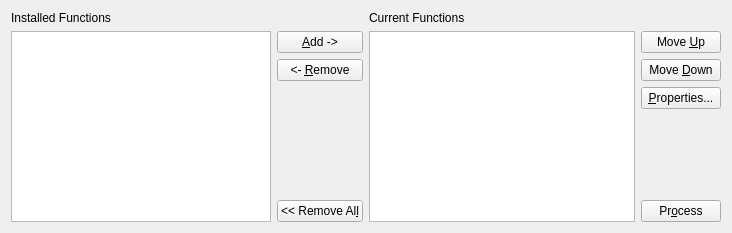
<?xml version="1.0" encoding="UTF-8"?>
<ui version="4.0">
 <class>FunctionWidget</class>
 <widget class="QWidget" name="FunctionWidget">
  <property name="geometry">
   <rect>
    <x>0</x>
    <y>0</y>
    <width>732</width>
    <height>233</height>
   </rect>
  </property>
  <property name="minimumSize">
   <size>
    <width>0</width>
    <height>233</height>
   </size>
  </property>
  <property name="windowTitle">
   <string>Form</string>
  </property>
  <layout class="QHBoxLayout" name="horizontalLayout_3">
   <item>
    <layout class="QVBoxLayout" name="verticalLayout_3">
     <item>
      <widget class="QLabel" name="label">
       <property name="text">
        <string>Installed Functions</string>
       </property>
      </widget>
     </item>
     <item>
      <layout class="QHBoxLayout" name="horizontalLayout">
       <item>
        <widget class="QListWidget" name="listWidget_installedFunctions"/>
       </item>
       <item>
        <layout class="QVBoxLayout" name="verticalLayout">
         <item>
          <widget class="QPushButton" name="button_add">
           <property name="text">
            <string>&amp;Add -&gt;</string>
           </property>
          </widget>
         </item>
         <item>
          <widget class="QPushButton" name="button_remove">
           <property name="text">
            <string>&lt;- &amp;Remove</string>
           </property>
          </widget>
         </item>
         <item>
          <spacer name="verticalSpacer">
           <property name="orientation">
            <enum>Qt::Vertical</enum>
           </property>
           <property name="sizeHint" stdset="0">
            <size>
             <width>20</width>
             <height>40</height>
            </size>
           </property>
          </spacer>
         </item>
         <item>
          <widget class="QPushButton" name="button_removeAll">
           <property name="text">
            <string>&lt;&lt; Remove Al&amp;l</string>
           </property>
          </widget>
         </item>
        </layout>
       </item>
      </layout>
     </item>
    </layout>
   </item>
   <item>
    <layout class="QVBoxLayout" name="verticalLayout_4">
     <item>
      <widget class="QLabel" name="label_2">
       <property name="text">
        <string>Current Functions</string>
       </property>
      </widget>
     </item>
     <item>
      <layout class="QHBoxLayout" name="horizontalLayout_2">
       <item>
        <widget class="QListWidget" name="listWidget_currentFunctions"/>
       </item>
       <item>
        <layout class="QVBoxLayout" name="verticalLayout_2">
         <item>
          <widget class="QPushButton" name="button_moveUp">
           <property name="text">
            <string>Move &amp;Up</string>
           </property>
          </widget>
         </item>
         <item>
          <widget class="QPushButton" name="button_moveDown">
           <property name="text">
            <string>Move &amp;Down</string>
           </property>
          </widget>
         </item>
         <item>
          <widget class="QPushButton" name="button_properties">
           <property name="text">
            <string>&amp;Properties...</string>
           </property>
          </widget>
         </item>
         <item>
          <spacer name="verticalSpacer_2">
           <property name="orientation">
            <enum>Qt::Vertical</enum>
           </property>
           <property name="sizeHint" stdset="0">
            <size>
             <width>20</width>
             <height>40</height>
            </size>
           </property>
          </spacer>
         </item>
         <item>
          <widget class="QPushButton" name="button_process">
           <property name="text">
            <string>Pr&amp;ocess</string>
           </property>
          </widget>
         </item>
        </layout>
       </item>
      </layout>
     </item>
    </layout>
   </item>
  </layout>
 </widget>
 <resources/>
 <connections/>
</ui>
